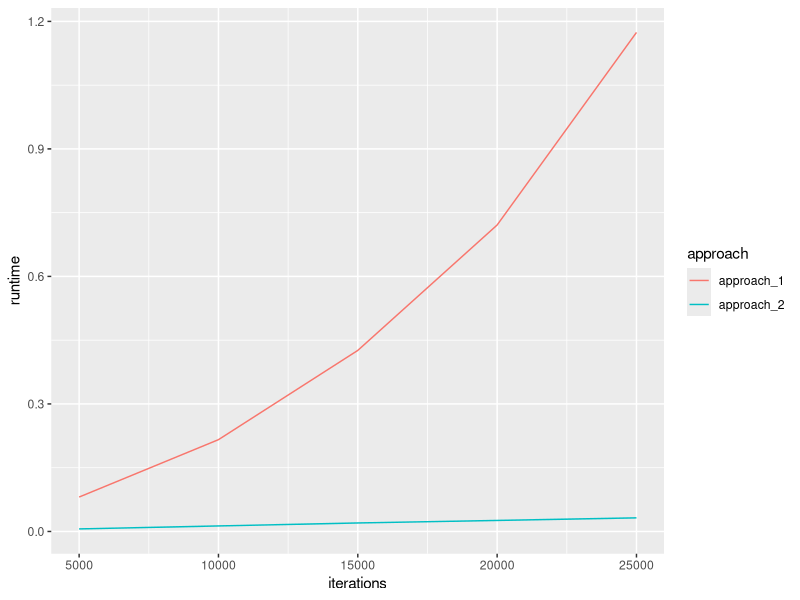

The R source for this figure:
## ---- chunk 1
library(tidyverse)
## ---- chunk 2
iterations <- (1:5)*5000
approach_1 <- vector("double", length(iterations))
approach_2 <- vector("double", length(iterations))

for (i in 1:length(iterations)){
  n <- iterations[i]
  vector_of_1 <- NULL
  approach_1[i] <- system.time(for(j in 1:n){
    vector_of_1 <- c(vector_of_1, 1)
  }
  )[3]
  vector_of_1 <- vector(mode="double", length=n)
  approach_2[i] <- system.time(for(k in 1:n){
    vector_of_1[j] <- 1
  }
  )[3]
}

tibble(iterations, approach_1, approach_2) |>
  pivot_longer(2:3, names_to = "approach", values_to ="runtime") |>
  ggplot() +
  geom_line(mapping=aes(x=iterations, y=runtime, color=approach))
## ---- chunk 3
set <- c(letters, " ", ",", "!")
i <- 1
n <- 1000
set.seed(42)
for(i in 1:n){
  if(i==1){
    current_letter <- sample(LETTERS, 1)
    hysterical_monkey <- current_letter
  } else {
    if(last_letter == "!" & i !=n){
      current_letter <- str_c(" ", sample(LETTERS, 1))
    } else if (last_letter =="," & i !=n){
      current_letter <- str_c(" ", sample(letters, 1))
    } else if (last_letter %in% c(",", "!") & i==n){
      current_letter <- " "
    } else if (last_letter == " "){
      current_letter <- sample(letters, 1)
    } else if (str_count(last_letter) == 2){
      current_letter <- ""
    } else {
      current_letter <- sample (set, 1)
    }
    hysterical_monkey <- str_c(hysterical_monkey, current_letter)
  }
  last_letter <- current_letter
}

hysterical_monkey
## ---- chunk 4

